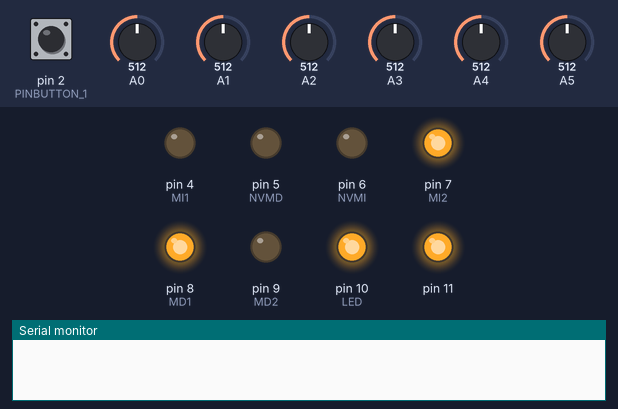
Bench run of a sketch on a simulated Arduino Uno, built with avr-gcc and run on an emulated ATmega328P. On the bench: output pins drawn as LEDs (lit = HIGH), the last lines printed to the serial monitor. The inputs (shaded band) are chosen by the test bench; at power-on: pin 2 (PINBUTTON_1) HIGH, A0 = 512, A1 = 512, A2 = 512, A3 = 512, A4 = 512, A5 = 512.

Above: at 0.1 s.
At 1.3 s:
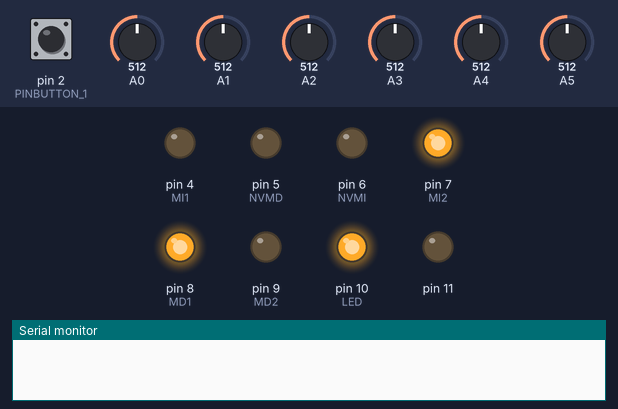
At 4.3 s:
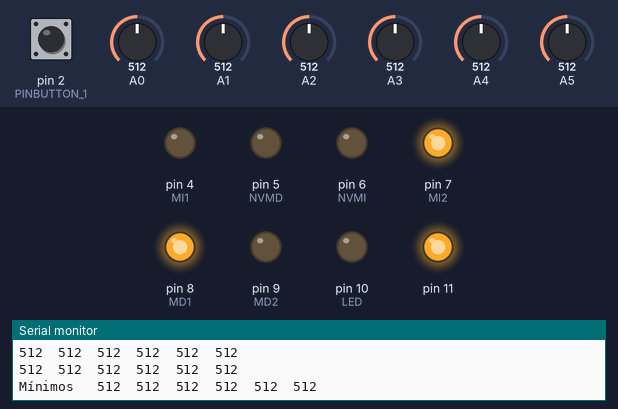
Timing chart, 0 to 5.8 s (numbered marks = the images above):
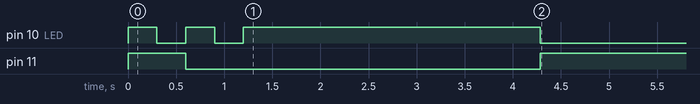

The sketch:

ADA.ino
```cpp
# define PINBUTTON_1 2
# define LED 10

int CASO;
int VELOCIDAD_MOTOR_DERECHO;
int VELOCIDAD_MOTOR_IZQUIERDO;
void setup() {
  Serial.begin(9600);

  pinMode(11, OUTPUT);
  digitalWrite(11, HIGH);
  OUT_BOT();
  TB5512FNG ();
  MOTORES (0, 0);

  FLASH();
  delay(300);

  digitalWrite(11, LOW);
  FLASH();
  delay(300);
  digitalWrite(LED, HIGH);
  delay(300);
  Serial.println();
  Serial.println();
  Serial.println("----------HOLA");
  Serial.println("----------PRESIONA EL BOTON PARA CONTINUAR");
  Serial.println();
  CON_BOT ();
  calibracion ();
  CON_BOT();
  digitalWrite(11, HIGH);
  digitalWrite(LED, LOW);
}

void loop() {
  readsensors ();
  Serial.print ("   CASO_LINE--- ");
  Serial.print (CASO);
  GET_POS ();
  MOTORES (VELOCIDAD_MOTOR_IZQUIERDO, VELOCIDAD_MOTOR_DERECHO);
}


void CON_BOT() {
  while (!digitalRead(PINBUTTON_1)) {
  }
}

void FLASH() {
  digitalWrite(LED, HIGH);
  delay(300);
  digitalWrite(LED, LOW);
}

void OUT_BOT() {
  pinMode (PINBUTTON_1, INPUT);
  pinMode (LED, OUTPUT);
}
```

CONTROL_ANG.ino
```cpp
void GET_POS (){


}
```

PERIPHERALS.ino
```cpp

```

QTR_8A.ino
```cpp
int v_s_min[6] = {1023, 1023, 1023, 1023, 1023, 1023};
int v_s_max[6] = {0, 0, 0, 0, 0, 0};
volatile int s_p[6];
boolean online;

int l_CASO;

void calibracion() {

  int v_s[6];

  for (int j = 0; j < 100; j++) {
    delay(1);
    v_s[0] = analogRead(A0);
    v_s[1] = analogRead(A1);
    v_s[2] = analogRead(A2);
    v_s[3] = analogRead(A3);
    v_s[4] = analogRead(A4);
    v_s[5] = analogRead(A5);

    for (int i = 0; i < 6; i++) {

      Serial.print(v_s[i]);
      Serial.print("\t");

    }
    Serial.println();

    for (int i = 0; i < 6; i++) {
      if (v_s[i] < v_s_min[i]) {
        v_s_min[i] = v_s[i];
      }
    }


    for (int i = 0; i < 6; i++) {
      if (v_s[i] > v_s_max[i]) {
        v_s_max[i] = v_s[i];
      }
    }
  }

  Serial.println();
  Serial.print("Mínimos ");
  Serial.print("\t");

  for (int i = 0; i < 6; i++) {

    Serial.print(v_s_min[i]);
    Serial.print("\t");

  }
  Serial.println();
  Serial.print("Máximos ");
  Serial.print("\t");

  for (int i = 0; i < 6; i++) {

    Serial.print(v_s_max[i]);
    Serial.print("\t");

  }
  Serial.println();
  Serial.println();
  Serial.println();
}

void readsensors() {
  volatile int ESN[6];
  ESN[0] = analogRead(A0);
  ESN[1] = analogRead(A1);
  ESN[2] = analogRead(A2);
  ESN[3] = analogRead(A3);
  ESN[4] = analogRead(A4);
  ESN[5] = analogRead(A5);

  for (int i = 0; i < 6; i++) {
    if (ESN[i] < v_s_min[i]) {
      ESN[i] = v_s_min[i];
    }
    if (ESN[i] > v_s_max[i]) {
      ESN[i] = v_s_max[i];
    }
    s_p[i] = map(ESN[i], v_s_min[i], v_s_max[i], 100, 0);
  }

  for (int i = 0; i < 6; i++) {
    Serial.print("   SEN");
    Serial.print(i + 1);
    Serial.print("...  ");
    Serial.print(s_p[i]);
  }
  Serial.println();

  CASO = 0;

  if (s_p[0] >= 30 && s_p[1] >= 30 && s_p[2] >= 30 &&
      s_p[3] >= 30 && s_p[5] >= 30 && s_p[5] >= 30) {
    CASO = 0;
  }
  else if (s_p[0] <= 30 && s_p[1] <= 30 && s_p[2] <= 30 &&
           s_p[3] <= 30 && s_p[4] <= 30 && s_p[5] <= 30) {
    CASO = 1;
  }
  else if (s_p[0] <= 30 && s_p[1] >= 30 && s_p[2] >= 30 &&
           s_p[3] >= 30 && s_p[4] >= 30 && s_p[5] >= 30) {
    CASO = 2;
  }
  else if (s_p[0] >= 30 && s_p[1] <= 30 && s_p[2] >= 30 &&
           s_p[3] >= 30 && s_p[4] >= 30 && s_p[5] >= 30) {
    CASO = 3;
  }
  else if (s_p[0] >= 30 && s_p[1] >= 30 && s_p[2] <= 30 &&
           s_p[3] >= 30 && s_p[4] >= 30 && s_p[5] >= 30) {
    CASO = 4;
  }
  else if (s_p[0] >= 30 && s_p[1] >= 30 && s_p[2] >= 30 &&
           s_p[3] <= 30 && s_p[4] >= 30 && s_p[5] >= 30) {
    CASO = 5;
  }
  else if (s_p[0] >= 30 && s_p[1] >= 30 && s_p[2] >= 30 &&
           s_p[3] >= 30 && s_p[4] <= 30 && s_p[5] >= 30) {
    CASO = 6;
  }
  else if (s_p[0] >= 30 && s_p[1] >= 30 && s_p[2] >= 30 &&
           s_p[3] >= 30 && s_p[4] >= 30 && s_p[5] <= 30) {
    CASO = 7;
  }
  else if (s_p[0] <= 30 && s_p[1] <= 30 && s_p[2] >= 30 &&
           s_p[3] >= 30 && s_p[4] >= 30 && s_p[5] >= 30) {
    CASO = 8;
  }
  else if (s_p[0] >= 30 && s_p[1] >= 30 && s_p[2] <= 30 &&
           s_p[3] <= 30 && s_p[4] >= 30 && s_p[5] >= 30) {
    CASO = 9;
  }
  else if (s_p[0] >= 30 && s_p[1] >= 30 && s_p[2] >= 30 &&
           s_p[3] >= 30 && s_p[4] <= 30 && s_p[5] <= 30) {
    CASO = 10;
  }
  else if (s_p[0] >= 30 && s_p[1] <= 30 && s_p[2] <= 30 &&
           s_p[3] >= 30 && s_p[4] >= 30 && s_p[5] >= 30) {
    CASO = 11;
  }
  else if (s_p[0] >= 30 && s_p[1] >= 30 && s_p[2] >= 30 &&
           s_p[3] <= 30 && s_p[4] <= 30 && s_p[5] >= 30) {
    CASO = 12;
  }
}
```

TB6612FNG.ino
```cpp
# define NVMD 5
# define NVMI 6

# define MD1 8
# define MD2 9

# define MI1 4
# define MI2 7

void TB5512FNG () {
  pinMode(NVMI, OUTPUT);
  pinMode(NVMD, OUTPUT);
  pinMode(MD1, OUTPUT);
  pinMode(MD2, OUTPUT);
  pinMode(MI1, OUTPUT);
  pinMode(MI2, OUTPUT);
}

void MOTOR_RIGHT(int VELOCIDAD) {
  analogWrite(NVMD, VELOCIDAD);
    digitalWrite(MD1, HIGH);
    digitalWrite(MD2, LOW);
}

void MOTOR_LEFT (int VELOCIDAD){
  analogWrite (NVMI, VELOCIDAD);
    digitalWrite(MI1, LOW);
    digitalWrite(MI2, HIGH);
}

void MOTORES (int LEFT, int RIGHT){
  MOTOR_LEFT (LEFT);
  MOTOR_RIGHT (RIGHT);
}
```
